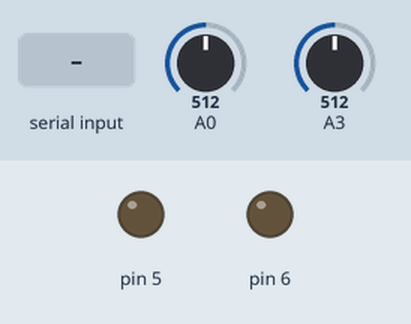
Simulated run of this sketch. Board: Arduino Uno, built with avr-gcc and run on an emulated ATmega328P. Parts: output pins drawn as LEDs (lit = HIGH). The inputs (shaded band) are chosen by the test bench; at power-on: A0 = 512, A3 = 512. What the sketch prints to the serial monitor is not drawn.

Above: at 1.2 s.
1.3 s: "<1>" received over the second serial link
At 1.8 s:
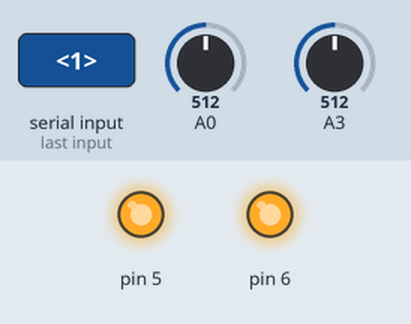
2.8 s: "<2>" received over the second serial link
At 4.0 s:
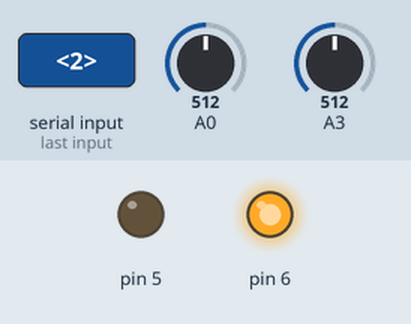
4.3 s: "<3>" received over the second serial link
At 5.3 s:
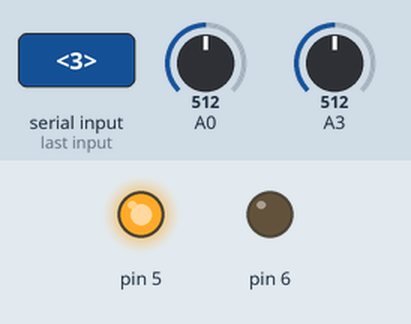
5.8 s: "<5>" received over the second serial link
At 6.4 s:
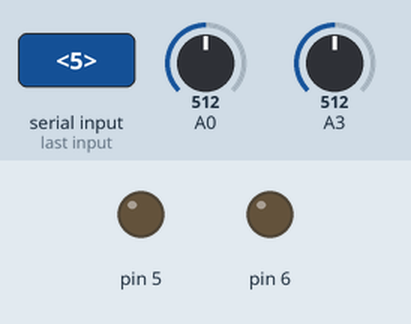
Timing chart, 0 to 8.3 s (numbered marks = the images above; inputs shaded):
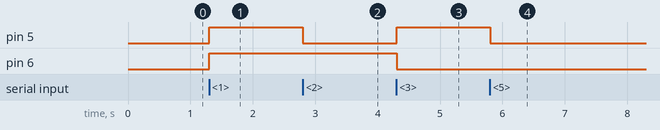

The sketch:

suitcode.ino
```cpp
//I'm gonna call this bitch Alice

// include the library code:
#include <SoftwareSerial.h>

#define Alice    0
#define Bob      1
SoftwareSerial Xbee (Alice, Bob);

//Variables:
int sensorVal;
int sensorVal2;
bool started = false;  //True: Message is started
bool ended = false;    //True: Message is finished
char msg[3];           //Message - array from 0 to 2 (3 values - PWM - e.g. 240)
byte index;            //Index of array
char incomingByte;     //Variable to store the incoming byte


void setup() {

  //Start the serial communication
  Serial.begin(9600); //Baud rate must be the same as is on xBee module
  Xbee.begin(9600);
  pinMode(6,OUTPUT);
  pinMode(5, OUTPUT);
  }

void loop() {

    //-------------------TRANSMISSION CODE--------------------------

    //Read the analog value from pot and store it to "value" variable
    sensorVal = analogRead(A0);
    delay(2);
    sensorVal2 = analogRead(A3);


if(sensorVal < 5 && sensorVal2 < 5)
  {
      Serial.print('<');  //Starting symbol
      Serial.print(1);//
      Serial.println('>');//Ending symbol
  }
  else if (sensorVal < 5) // If the analog reading is non-zero
  {
      Serial.print('<');  //Starting symbol
      Serial.print(2);//
      Serial.println('>');//Ending symbol
  }

  else if (sensorVal2 < 5)
  {
      Serial.print('<');  //Starting symbol
      Serial.print(3);//
      Serial.println('>');//Ending symbol
  }
    else
  {
      Serial.print('<');  //Starting symbol
      Serial.print(0);//
      Serial.println('>');//Ending symbol
  }

 //-------------------------RECIEVER CODE-----------------------------
 while(Xbee.available()>0)
 {

  //Read the incoming byte
  incomingByte = Xbee.read();

  //Start the message when the '<' symbol is recieved
  if(incomingByte == '<')
  {
    started = true;
    index = 0;
    msg[index] = '\0'; //Throw away any incomplete packet
  }

  //End the message when the '>' symbol is recieved
  else if(incomingByte == '>')
  {
    ended = true;
    break; //Done reading - exit from while loop
  }

 //Read the message
 else
 {
   if(index < 4) //Make sure there is room
   {
    msg[index] = incomingByte; //Add char to array
    index++;
    msg[index] = '\0'; // Add NULL to end
    }
  }
 }

 if(started && ended)
 {
  int value = atoi(msg);

  if(value == 1)
  {
    digitalWrite(6,HIGH);
    digitalWrite(5,HIGH);
  }
  else if(value == 2)
  {
   digitalWrite(6,HIGH);
   digitalWrite(5,LOW);
  }
  else if(value == 3)
  {
    digitalWrite(5,HIGH);
    digitalWrite(6,LOW);
  }
  else
  {
    digitalWrite(6,LOW);
    digitalWrite(5,LOW);
  }
  index = 0;
  msg[index] = '\0';
  started = false;
  ended = false;
 }
}
```

Measured:
- after the input at 1.3 s, pin 5, pin 6: LOW → HIGH at once
- after the input at 2.8 s, pin 5: HIGH → LOW at once
- after the input at 4.3 s, pin 5: LOW → HIGH at once; pin 6: HIGH → LOW at once
- after the input at 5.8 s, pin 5: HIGH → LOW at once
